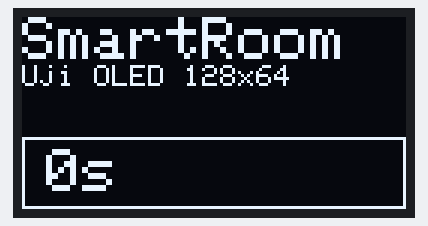
This sketch was run on a simulated ESP32. Shown: 128×64 one-colour display. What the sketch prints to the serial monitor is not drawn.

Above: at 0.1 s.
At 4.2 s:
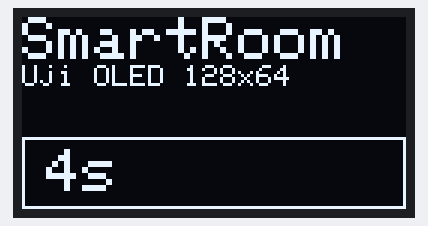
At 9.4 s:
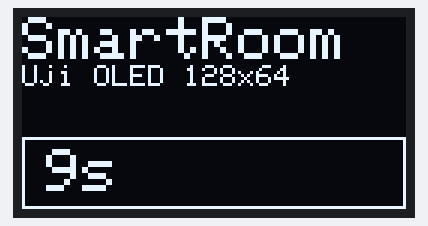
At 18.6 s:
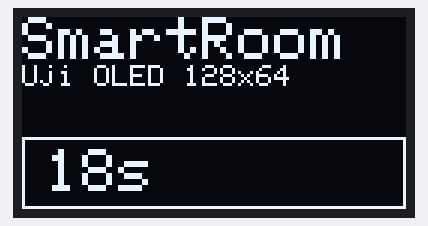
At 27.8 s:
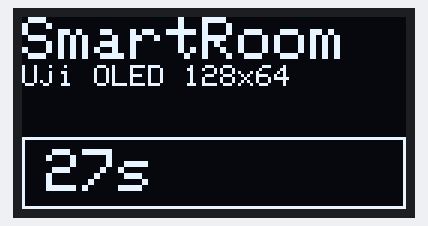
At 38.1 s:
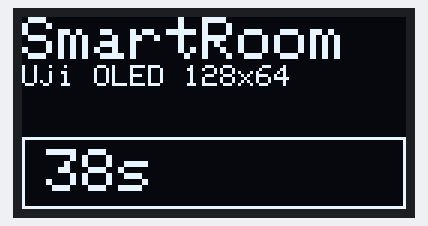

Measured:
- what the display in image 0 shows lasts 1.0 s, from 0.1 s to 1.1 s

The sketch:

uji_oled.ino
```cpp
#include <Adafruit_GFX.h>
#include <Adafruit_SSD1306.h>
#include <Wire.h>

const int PIN_SDA = 21;
const int PIN_SCL = 22;
const uint8_t OLED_ADDR = 0x3C;

Adafruit_SSD1306 oled(128, 64, &Wire, -1);
bool oledOk = false;

void scanI2c() {
  Serial.println("Address I2C ...");
  int found = 0;
  for (uint8_t addr = 1; addr < 127; addr++) {
    Wire.beginTransmission(addr);
    if (Wire.endTransmission() == 0) {
      Serial.printf("  Address 0x%02X\n", addr);
      found++;
    }
  }
  if (found == 0) Serial.println("  tidak terbaca, cek SDA/SCL");
}

void setup() {
  Serial.begin(115200);
  Wire.begin(PIN_SDA, PIN_SCL);
  Serial.println("\nUji OLED SSD1306");
  scanI2c();

  oledOk = oled.begin(SSD1306_SWITCHCAPVCC, OLED_ADDR);
  if (!oledOk) {
    Serial.println("OLED gagal");
    return;
  }
  oled.clearDisplay();
  oled.setTextColor(SSD1306_WHITE);
  oled.setTextSize(2);
  oled.setCursor(0, 0);
  oled.println("SmartRoom");
  oled.setTextSize(1);
  oled.println("Uji OLED 128x64");
  oled.drawRect(0, 40, 128, 24, SSD1306_WHITE);
  oled.display();
}

void loop() {
  if (!oledOk) return;
  oled.fillRect(2, 42, 124, 20, SSD1306_BLACK);
  oled.setTextSize(2);
  oled.setCursor(8, 44);
  oled.printf("%lus", millis() / 1000);
  oled.display();
  delay(1000);
}
```
